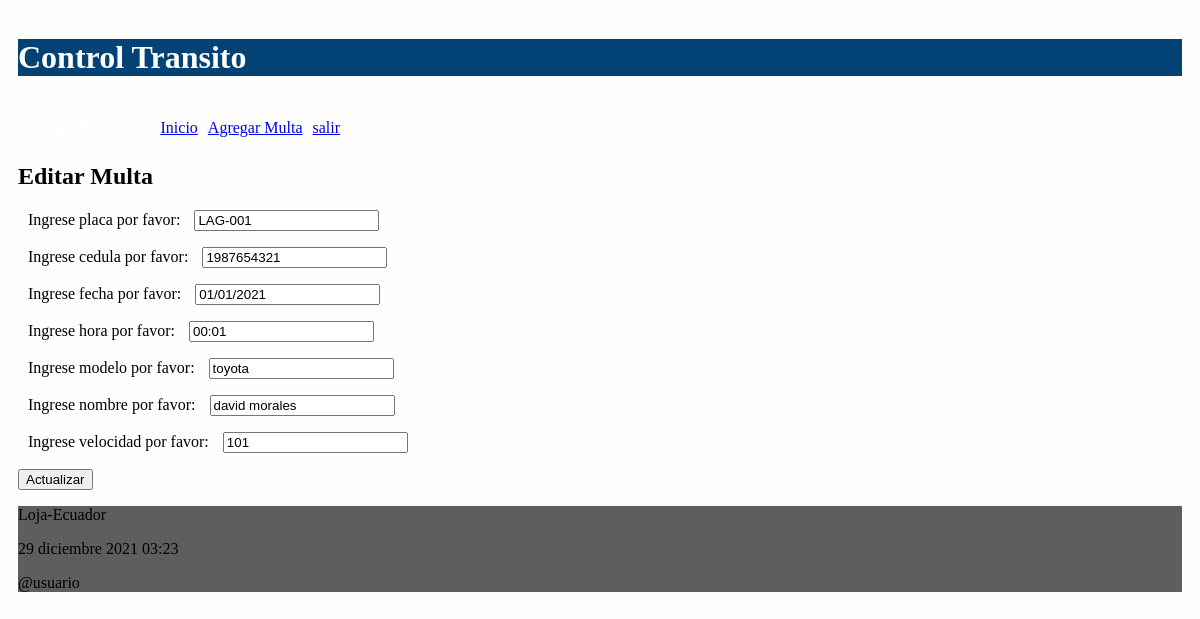
Page /editar_multa/3 (signed in) on the committed database.
### administrativo/models.py (models this page shows, shortened)
class Multa(models.Model):
    placa = models.CharField(max_length=10)
    cedula = models.CharField(max_length=60)
    fecha = models.CharField(max_length=15)
    hora = models.CharField(max_length=15)
    modelo = models.CharField(max_length=15)
    nombre = models.CharField(max_length=15)
    velocidad = models.CharField(max_length=15)

### administrativo/views.py (the view)
# urls.py: path('editar_multa/<int:id>', views.editar_multa, name='editar_multa'),
@login_required(login_url='/entrando/login/')
def editar_multa(request, id):
    multas = Multa.objects.get(pk=id)
    if request.method=='POST':
        formulario = MultaForm(request.POST, instance=multas)
        print(formulario.errors)
        if formulario.is_valid():
            formulario.save()
            return redirect(multa)
    else:
        formulario = MultaForm(instance=multas)
    diccionario = {'formulario': formulario}
    return render(request, 'editarMulta.html', diccionario)

### administrativo/forms.py
class MultaForm(ModelForm):
    class Meta:
        model = Multa
        fields = ['placa','cedula', 'fecha', 'hora', 'modelo', 'nombre', 'velocidad']
        labels = {
            'placa': _('Ingrese placa por favor'),
            'cedula': _('Ingrese cedula por favor'),
            'fecha': _('Ingrese fecha por favor'),
            'hora': _('Ingrese hora por favor'),
            'modelo': _('Ingrese modelo por favor'),
            'nombre': _('Ingrese nombre por favor'),
            'velocidad': _('Ingrese velocidad por favor'),
        }

### administrativo/templates/editarMulta.html (shortened to what this page needs)
{% extends "master.html" %}
{% block content %}
<h2>Editar Multa</h3>
<form action="" method="post">
  {{formulario.as_p}}
  <p><input type='submit' value='Actualizar'/></p>
</form>
{% endblock %}

### administrativo/static/css/estilos.css (style rules this page uses)
body { background: #FEFEFD; padding: 10px; }
label { padding: 12px 10px; }

### rows in the picture
Multa: placa "LAG-001", cedula "1987654321", fecha "01/01/2021", hora "00:01", modelo "toyota", nombre "david morales", velocidad "101"
